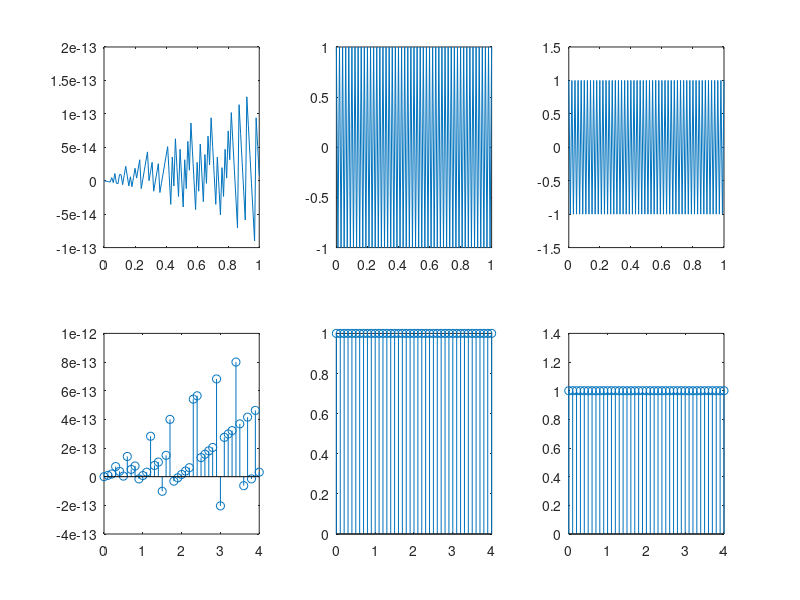

This figure's MATLAB source:
% ploting sinwt graph in matlab
% with frequency 50 hertz 
% another frequency 200 hertz


t    = 0:0.01:1;
f1 = 50;     %frequency 
f2 = 200;    % Frequency
x = sin(2*pi*f2*t);
y = cos(2*pi*f1*t);
z = x + y;
%Discrete time  
sampling_rate = 10;
t1 = 0:1/sampling_rate:4;
x1 = sin(2*pi*f2*t1);
y1 = cos(2*pi*f2*t1);
z1 = x1 + y1;

subplot(2,3,1);plot(t,x);
subplot(2,3,2);plot(t,y);
subplot(2,3,3);plot(t,z);
subplot(2,3,4);stem(t1,x1);
subplot(2,3,5);stem(t1,y1);
subplot(2,3,6);stem(t1,z1);




